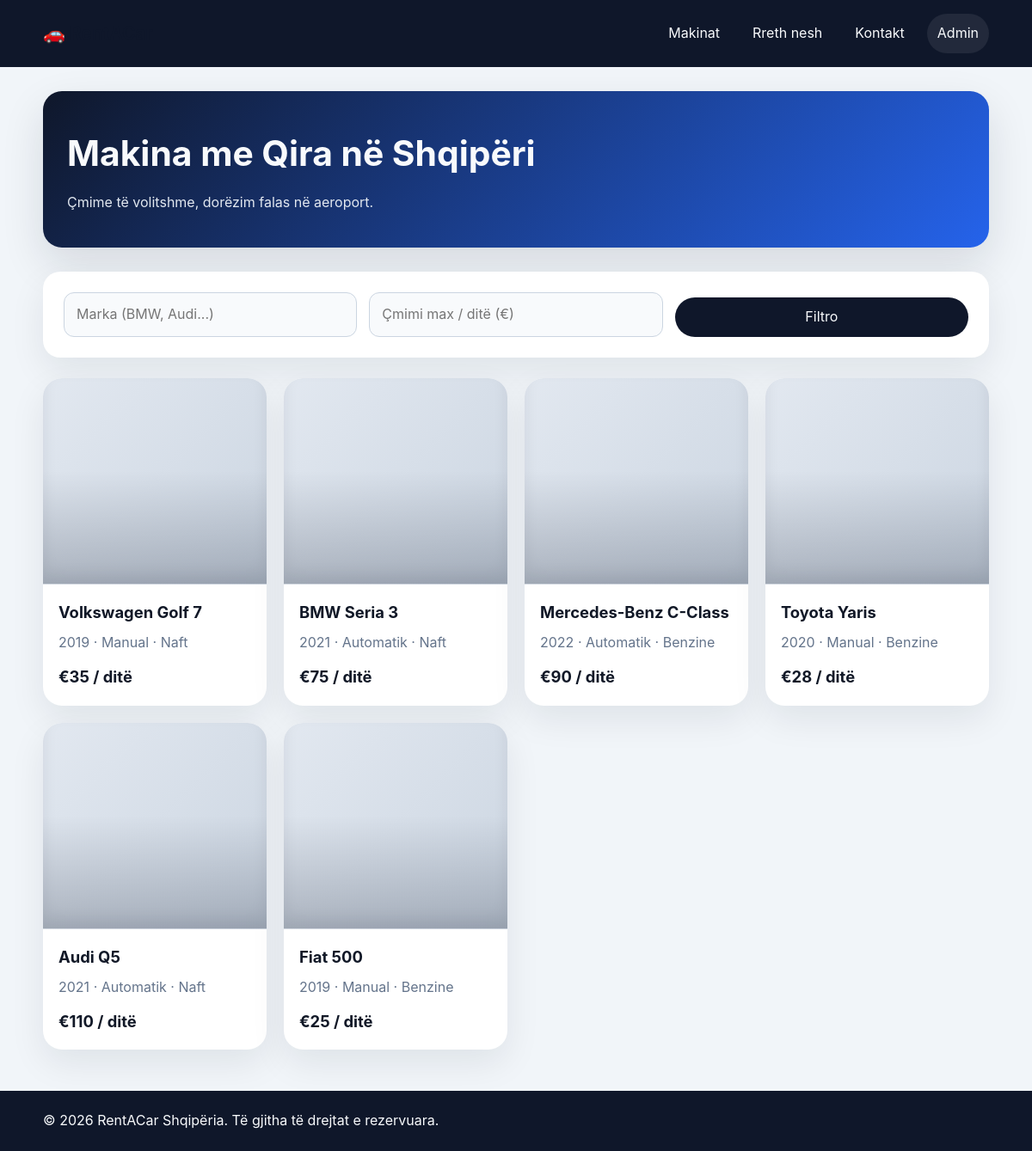
Before: / with the older database file.
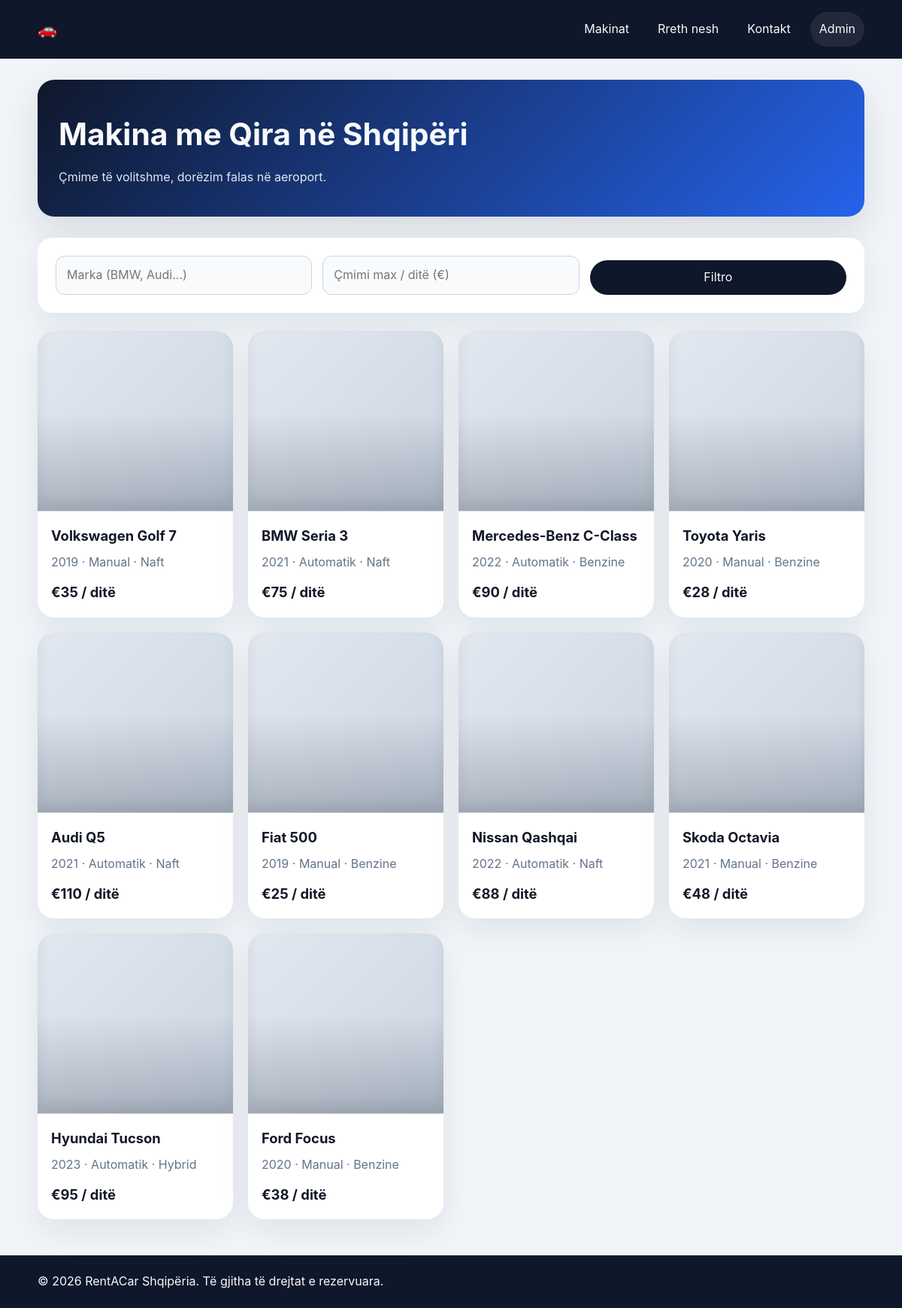
After: the same page with the newer database file.
### tables this page shows
CREATE TABLE cars (
    id INT AUTO_INCREMENT PRIMARY KEY,
    brand VARCHAR(80) NOT NULL,
    model VARCHAR(80) NOT NULL,
    year INT NOT NULL,
    transmission ENUM('Manual','Automatik') NOT NULL DEFAULT 'Manual',
    fuel ENUM('Benzine','Naft','Hybrid','Elektrik') NOT NULL DEFAULT 'Benzine',
    seats INT NOT NULL DEFAULT 5,
    price_per_day DECIMAL(8,2) NOT NULL,
    image VARCHAR(255) DEFAULT NULL,
    description TEXT,
    available TINYINT(1) NOT NULL DEFAULT 1,
    created_at TIMESTAMP DEFAULT CURRENT_TIMESTAMP
);

### index.php (the view, shortened to what this page needs)
<?php
require __DIR__.'/db.php';
$brand = trim($_GET['brand'] ?? '');
$maxPrice = $_GET['max_price'] ?? '';
$sql = "SELECT * FROM cars WHERE available=1";
$params = [];
$sql .= " ORDER BY created_at DESC";
$stmt = $pdo->prepare($sql);
$stmt->execute($params);
$cars = $stmt->fetchAll();
include __DIR__.'/header.php';
?>
<section class="hero">
  <h1>Makina me Qira në Shqipëri</h1>
  <p>Çmime të volitshme, dorëzim falas në aeroport.</p>
</section>
<form class="filters" method="get">
  <input type="text" name="brand" placeholder="Marka (BMW, Audi...)" value="<?= htmlspecialchars($brand) ?>">
  <input type="number" name="max_price" placeholder="Çmimi max / ditë (€)" value="<?= htmlspecialchars($maxPrice) ?>">
  <button class="btn" type="submit">Filtro</button>
</form>
<?php if (empty($cars)): ?>
  <p>Asnjë makinë nuk u gjet.</p>
<?php else: ?>
<div class="cars-grid">
  <?php foreach ($cars as $c): ?>
    <a class="car-card" href="car.php?id=<?= $c['id'] ?>" style="text-decoration:none;color:inherit">
      <div class="img" <?php if($c['image']): ?>style="background-image:url('uploads/<?= htmlspecialchars($c['image']) ?>')"<?php endif; ?>></div>
      <div class="body">
        <h3><?= htmlspecialchars($c['brand'].' '.$c['model']) ?></h3>
        <div class="meta"><?= $c['year'] ?> · <?= htmlspecialchars($c['transmission']) ?> · <?= htmlspecialchars($c['fuel']) ?></div>
        <div class="price">€<?= number_format($c['price_per_day'],0) ?><span> / ditë</span></div>
      </div>
    </a>
  <?php endforeach; ?>
</div>
<?php endif; ?>
<?php include __DIR__.'/footer.php'; ?>

### header.php (shortened to what this page needs)
<!DOCTYPE html>
<html lang="sq">
<head>
<link rel="stylesheet" href="assets/css/style.css">
</head>
<body>
<header class="site-header">
  <div class="container nav">
    <a href="index.php" class="logo">🚗 RentACar</a>
    <nav>
      <a href="index.php">Makinat</a>
      <a href="about.php">Rreth nesh</a>
      <a href="contact.php">Kontakt</a>
      <a href="login.php" class="btn-ghost">Admin</a>
    </nav>
  </div>
</header>
<main class="container">

### footer.php
</main>
<footer class="site-footer">
  <div class="container">
    <p>© <?= date('Y') ?> RentACar Shqipëria. Të gjitha të drejtat e rezervuara.</p>
  </div>
</footer>
</body>
</html>

### assets/css/style.css (style rules this page uses)
:root { color-scheme: light; color: #111827; background: #f8fafc; font-family: Inter, system-ui, -apple-system, BlinkMacSystemFont, "Segoe UI", sans-serif; line-height: 1.6; font-size: 16px; text-rendering: optimizeLegibility; }
* { box-sizing: border-box; }
html, body { margin: 0; min-height: 100%; }
body { background: #f1f5f9; }
a { color: #0f172a; text-decoration: none; }
button, input, select, textarea { font: inherit; }
button { cursor: pointer; }
.container { width: min(1100px, calc(100% - 32px)); margin: 0 auto; }
.site-header, .site-footer { background: #0f172a; color: #f8fafc; }
.site-header .nav, .site-footer .container { display: flex; align-items: center; justify-content: space-between; gap: 12px; flex-wrap: wrap; }
.site-header { position: sticky; top: 0; z-index: 50; padding: 16px 0; }
.site-header .logo { font-size: 1.3rem; font-weight: 700; }
.site-header nav { display: flex; gap: 14px; flex-wrap: wrap; }
.site-header nav a { color: #f8fafc; padding: 10px 12px; border-radius: 999px; }
.btn-ghost, .btn, .btn-secondary, .btn-danger { border: none; display: inline-flex; align-items: center; justify-content: center; padding: 10px 18px; border-radius: 999px; transition: transform .15s ease, box-shadow .15s ease, background .15s ease; }
.btn-ghost { background: rgba(248,250,252,.08); color: #f8fafc; }
.btn { background: #0f172a; color: #f8fafc; }
main { padding: 28px 0 48px; }
.hero { background: linear-gradient(135deg, #0f172a 0%, #2563eb 100%); color: #f8fafc; border-radius: 22px; padding: 40px 28px; margin-bottom: 28px; box-shadow: 0 20px 50px rgba(15,23,42,.12); }
.hero h1 { margin: 0 0 12px; font-size: clamp(2.2rem, 3.4vw, 3.4rem); }
.hero p { margin: 0; max-width: 720px; color: #e2e8f0; }
.filters, .login-box, .booking, form { background: #ffffff; padding: 24px; border-radius: 20px; box-shadow: 0 16px 40px rgba(15,23,42,.08); }
.filters { display: grid; grid-template-columns: repeat(auto-fit, minmax(180px, 1fr)); gap: 14px; align-items: end; margin-bottom: 24px; }
.filters input, .booking input, .booking select, .booking textarea, .login-box input, .login-box select, .login-box textarea { width: 100%; border: 1px solid #cbd5e1; border-radius: 12px; padding: 12px 14px; background: #f8fafc; color: #0f172a; }
.cars-grid { display: grid; grid-template-columns: repeat(auto-fit, minmax(260px, 1fr)); gap: 20px; }
.car-card { border-radius: 22px; overflow: hidden; background: #fff; box-shadow: 0 16px 40px rgba(15,23,42,.08); transition: transform .15s ease, box-shadow .15s ease; }
.car-card .img { min-height: 240px; position: relative; border-bottom: 1px solid rgba(15,23,42,.08); background: linear-gradient(135deg, #e2e8f0, #cbd5e1); background-size: cover; background-position: center; overflow: hidden; box-shadow: inset 0 -10px 18px rgba(15,23,42,.08); }
.car-card .img::after { content: ''; position: absolute; inset: 0; background: linear-gradient(180deg, rgba(248,250,252,0) 45%, rgba(15,23,42,.22) 100%); }
.car-card .body { padding: 18px; }
.car-card h3 { margin: 0 0 8px; font-size: 1.15rem; }
.car-card .meta { color: #64748b; margin-bottom: 12px; }
.car-card .price { font-size: 1.15rem; font-weight: 700; }
.site-footer { padding: 22px 0; }
.site-footer p { margin: 0; }

Changed rows visible on the page:
added cars: brand+model "Nissan Qashqai", year "2022", transmission "Automatik", fuel "Naft", price_per_day "88"
added cars: brand+model "Skoda Octavia", year "2021", transmission "Manual", fuel "Benzine", price_per_day "48"
added cars: brand+model "Hyundai Tucson", year "2023", transmission "Automatik", fuel "Hybrid", price_per_day "95"
added cars: brand+model "Ford Focus", year "2020", transmission "Manual", fuel "Benzine", price_per_day "38"
